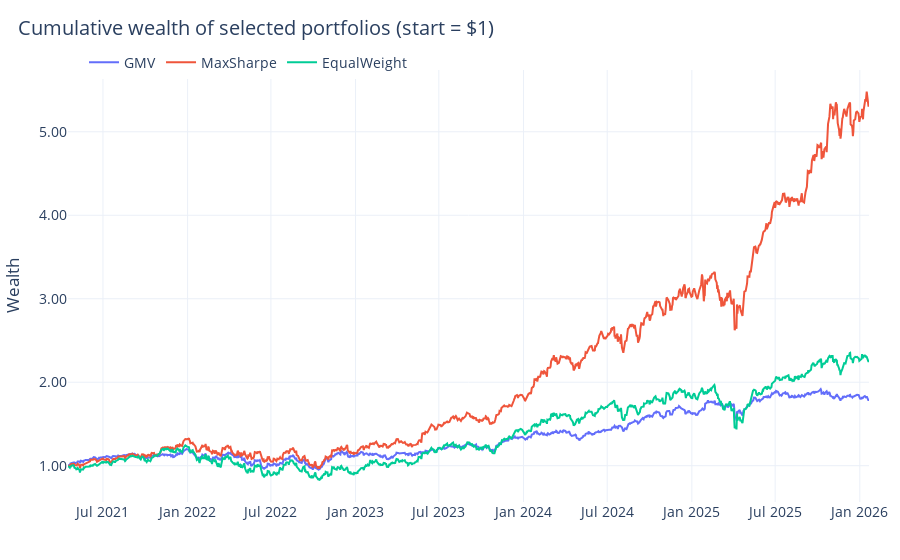

The cell this chart's notebook holds for it:
### Code cell
def plot_cum_wealth_plotly(series: dict[str, pd.Series], title: str = "Cumulative wealth (start = $1)"):
    fig = go.Figure()
    for name, r in series.items():
        r = r.dropna()
        wealth = (1.0 + r).cumprod()
        fig.add_trace(go.Scatter(
            x=wealth.index, y=wealth.values,
            mode="lines", name=name,
            hovertemplate=f"<b>{name}</b><br>Date=%{{x}}<br>Wealth=%{{y:.4f}}<extra></extra>",
        ))
    fig.update_layout(title=title, xaxis_title="", yaxis_title="Wealth", hovermode="x unified")
    fig.show()

plot_cum_wealth_plotly(series, "Cumulative wealth of selected portfolios (start = $1)")

### Figure 1 — Plotly figure (JSON) as saved in the notebook; plotly's stock layout.template omitted (floating-point values rounded to 4 significant figures; data arrays with more than 128 entries replaced by an {"elided": "..."} marker saying what was removed)
{"data": [{"hovertemplate": "<b>GMV</b><br>Date=%{x}<br>Wealth=%{y:.4f}<extra></extra>", "mode": "lines", "name": "GMV", "type": "scatter", "x": {"elided": "1197 str values"}, "y": {"elided": "1197 float values"}}, {"hovertemplate": "<b>MaxSharpe</b><br>Date=%{x}<br>Wealth=%{y:.4f}<extra></extra>", "mode": "lines", "name": "MaxSharpe", "type": "scatter", "x": {"elided": "1197 str values"}, "y": {"elided": "1197 float values"}}, {"hovertemplate": "<b>EqualWeight</b><br>Date=%{x}<br>Wealth=%{y:.4f}<extra></extra>", "mode": "lines", "name": "EqualWeight", "type": "scatter", "x": {"elided": "1197 str values"}, "y": {"elided": "1197 float values"}}], "layout": {"hovermode": "x unified", "title": {"text": "Cumulative wealth of selected portfolios (start = $1)"}, "xaxis": {"title": {"text": ""}}, "yaxis": {"title": {"text": "Wealth"}}}}
